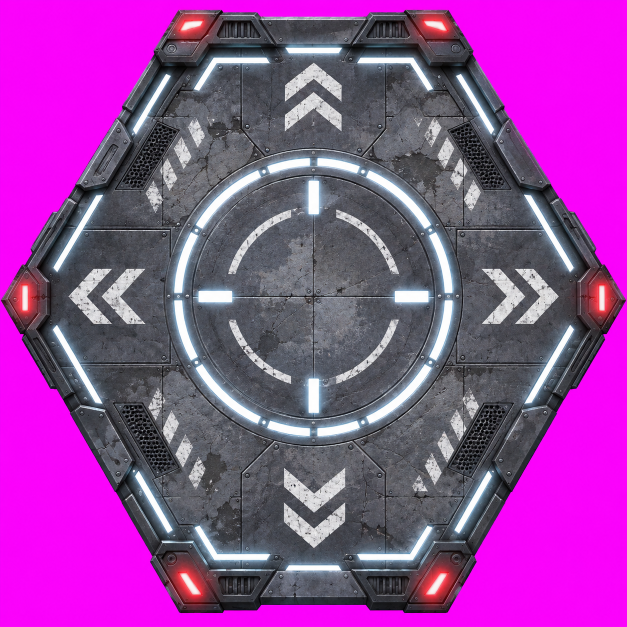
#> input picture tools/autopista/pack45/plataforma.png, 1254 x 1254 px (shown at 1/2 size)
$ python procesa_pack45.py
#> lines starting #> are read from the running program, lines starting #| are printed output that depends on the picture
"""Pack Autopista 45 ART: plataforma de salida vista desde arriba (sobre magenta) -> texturas/ap_plataforma.webp (1024, con transparencia)"""
import os
import numpy as np
from PIL import Image
R = os.path.dirname(os.path.abspath(__file__)); TX = os.path.join(R, '..', '..', 'public', 'batalla', 'texturas')
a = np.asarray(Image.open(os.path.join(R, 'pack45', 'plataforma.png')).convert('RGB')).astype(np.float32)
mag = np.clip((np.minimum(a[..., 0], a[..., 2]) - a[..., 1] - 60) / 120, 0, 1); al = 1 - mag
#> after `mag = np.clip((np.minimum(a[..., 0], a[..., 2]) - a[..., 1] - 60) / 12`:
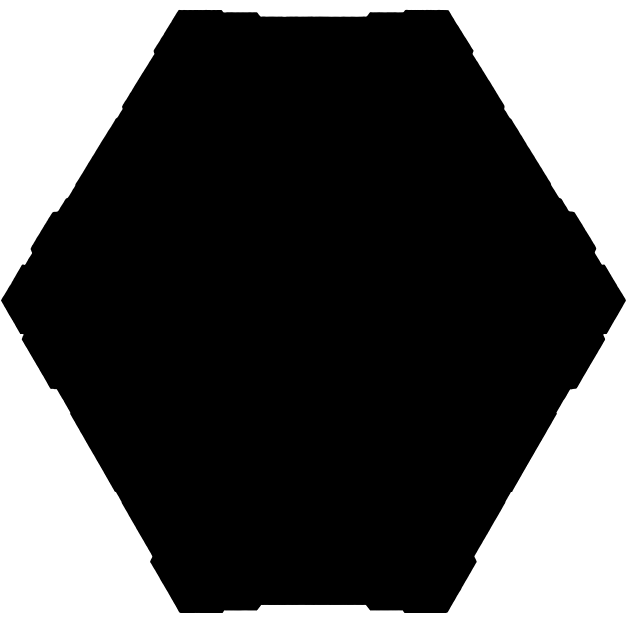
#> mag: shape (1254, 1254) float32 (shown at 1/2 size); min 0, max 1, mean 0.326
#> after `al = 1 - mag`:
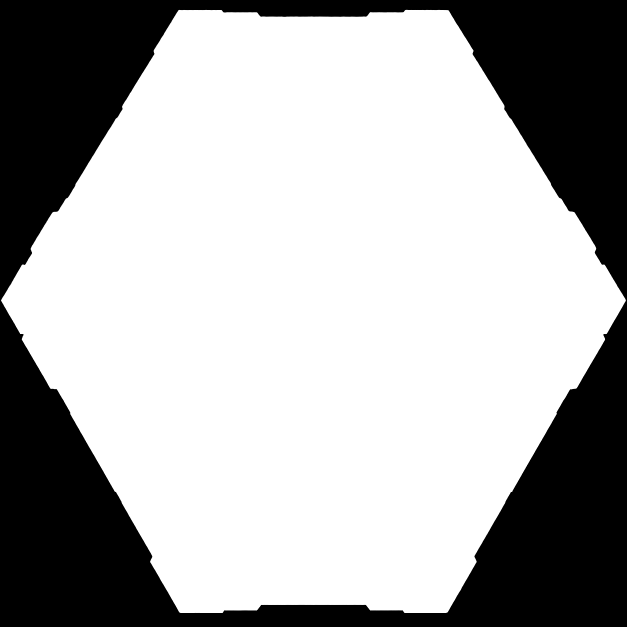
#> al: shape (1254, 1254) float32 (shown at 1/2 size); min 0, max 1, mean 0.674
col = np.clip((a - mag[..., None] * np.array([255, 0, 255], np.float32)) / np.maximum(al[..., None], 0.05), 0, 255)
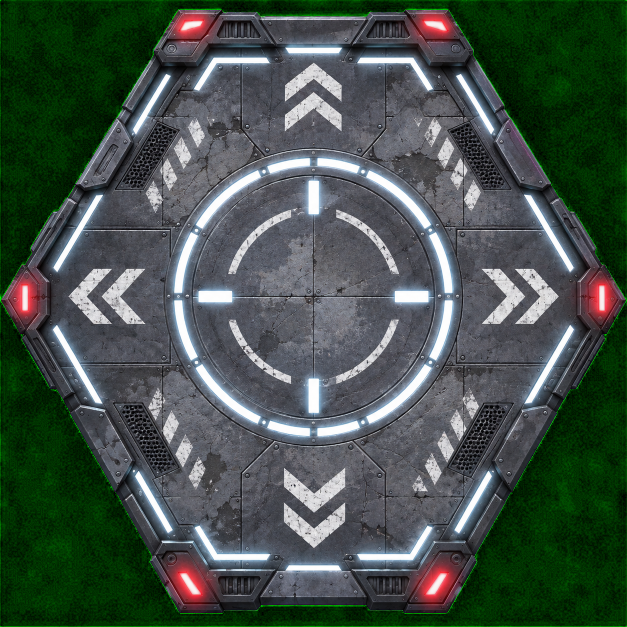
#> col: shape (1254, 1254, 3) float32 (shown at 1/2 size); mean R, G, B 67.2, 81.5, 72.6
Image.fromarray(np.dstack([col, al * 255]).astype(np.uint8), 'RGBA').resize((1024, 1024), Image.LANCZOS).save(os.path.join(TX, 'ap_plataforma.webp'), quality=88)
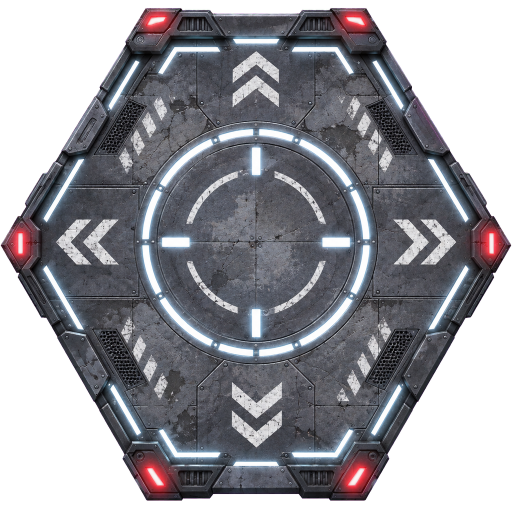
#> saved as ap_plataforma.webp: PIL image 1024x1024 RGBA (shown at 1/2 size); mean R, G, B, A 67.6, 67.2, 73, 171.9; transparent parts drawn white
print('ok')
